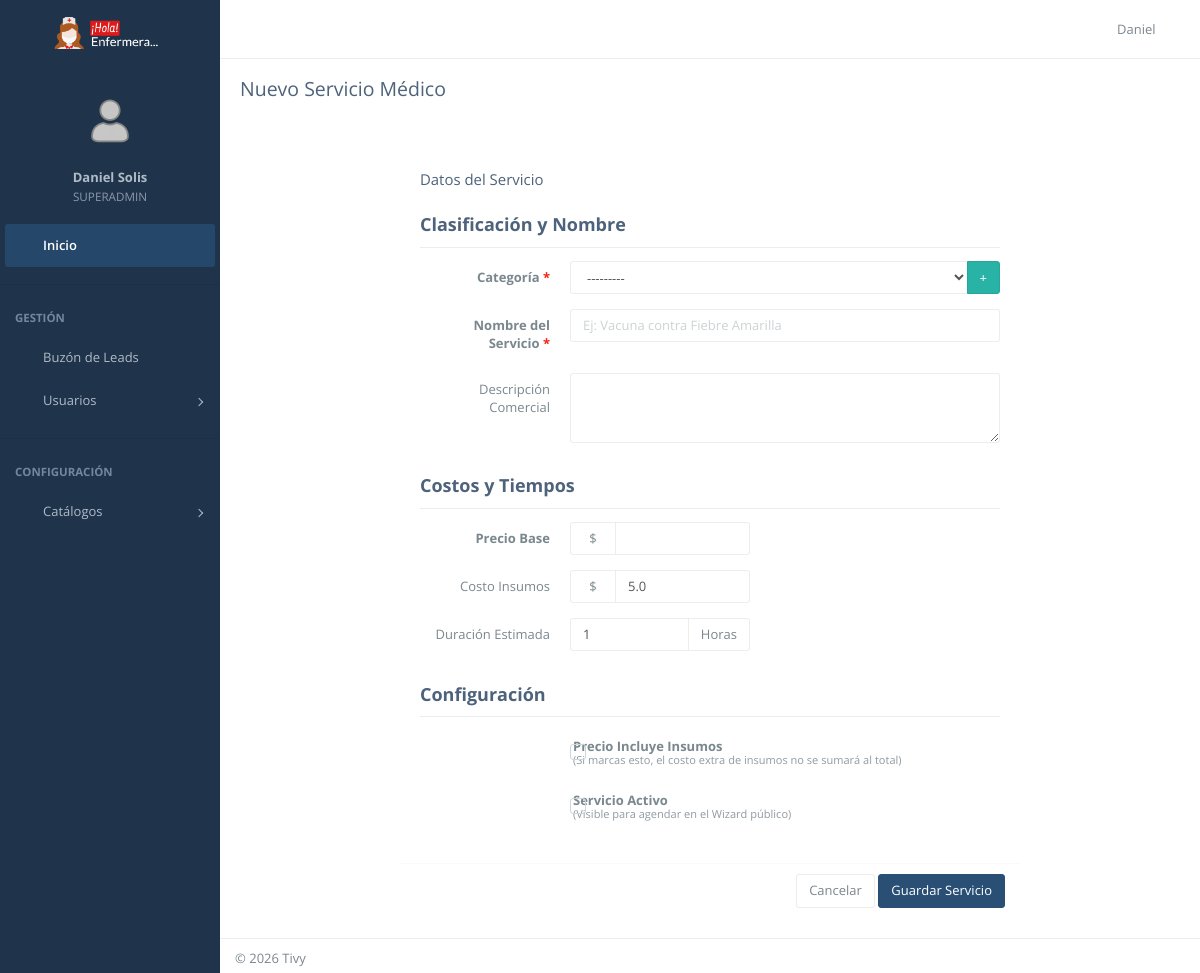
Page /dashboard/servicios/nuevo/ (signed in) on the committed database.
### CoreApps/users/models.py (models this page shows, shortened)
class User(AbstractUser):
    class Roles(models.TextChoices):
        CLIENTE = 'CLIENTE', _('Cliente')
        ENFERMERO = 'ENFERMERO', _('Enfermero')
        SUPERVISOR = 'SUPERVISOR', _('Supervisor')
        ADMINISTRADOR = 'ADMINISTRADOR', _('Administrador')
        SUPERADMIN = 'SUPERADMIN', _('Super Administrador')
    email = models.EmailField(_('Correo Electrónico'), unique=True)
    groups = models.ManyToManyField(
        Group,
        verbose_name=_('groups'),
        blank=True,
        help_text=_('The groups this user belongs to.'),
        related_name="custom_user_groups",  # Nombre único para evitar el choque
        related_query_name="user",
    )
    user_permissions = models.ManyToManyField(
        Permission,
        verbose_name=_('user permissions'),
        blank=True,
        help_text=_('Specific permissions for this user.'),
        related_name="custom_user_permissions", # Nombre único para evitar el choque
        related_query_name="user",
    )
    rol = models.CharField(
        max_length=20,
        choices=Roles.choices,
        default=Roles.CLIENTE,
        verbose_name=_('Rol en el sistema')
    )
    cedula = models.CharField(
        _('Cédula / RUC'),
        max_length=13,
        unique=True,
        blank=True,
        null=True
    )
    telefono = models.CharField(
        _('Teléfono Celular'),
        max_length=20,
        blank=True,
        null=True,
        help_text=_('Número principal para contacto')
    )
    foto = models.ImageField(upload_to='perfiles/fotos/', blank=True, null=True)
    USERNAME_FIELD = 'email'
    REQUIRED_FIELDS = ['username', 'first_name', 'last_name', 'cedula']
    class Meta:
        verbose_name = _('Usuario')
        verbose_name_plural = _('Usuarios')

### CoreApps/services/views.py (the view)
# urls.py: path('dashboard/servicios/nuevo/', ServiceCreateView.as_view(), name='admin_service_create'),
class ServiceCreateView(LoginRequiredMixin, AdminRequiredMixin, SuccessMessageMixin, CreateView):
    model = Service
    form_class = ServiceForm
    template_name = 'services/admin/service_form.html'
    success_url = reverse_lazy('admin_service_list')
    success_message = "Servicio creado correctamente"
    def get_context_data(self, **kwargs):
        context = super().get_context_data(**kwargs)
        context['titulo'] = 'Nuevo Servicio Médico'
        return context

### CoreApps/services/models.py (called while the page is built)
    def __str__(self):
        return self.nombre

### CoreApps/services/views.py (called while the page is built)
    def test_func(self):
        return self.request.user.is_authenticated and self.request.user.rol in ['ADMINISTRADOR', 'SUPERADMIN', 'SUPERVISOR']

### templates/services/admin/service_form.html (shortened to what this page needs)
{% extends 'layouts/dashboard_base.html' %}
{% load widget_tweaks %}
{% block page_title %}{{ titulo }}{% endblock %}
{% block content %}
<div class="row">
    <div class="col-lg-8 col-lg-offset-2">
        <div class="panel">
            <div class="panel-heading">
                <h3 class="panel-title">Datos del Servicio</h3>
            </div>
            <form method="post" class="form-horizontal">
                <div class="panel-body">
                    <h4 class="text-main text-bold mar-no">Clasificación y Nombre</h4>
                    <hr class="new-section-xs">
                    <div class="form-group">
                        <label class="col-sm-3 control-label text-bold">Categoría <span class="text-danger">*</span></label>
                        <div class="col-sm-9">
                            <div class="input-group">
                                {{ form.categoria }}
                                <span class="input-group-btn">
                                    <a href="{% url 'admin_category_create' %}" class="btn btn-mint" target="_blank" title="Crear nueva categoría">
                                        <i class="fa fa-plus"></i>
                                    </a>
                                </span>
                            </div>
                        </div>
                    </div>
                    <div class="form-group">
                        <label class="col-sm-3 control-label text-bold">Nombre del Servicio <span class="text-danger">*</span></label>
                        <div class="col-sm-9">{{ form.nombre }}</div>
                    </div>
                    <div class="form-group">
                        <label class="col-sm-3 control-label">Descripción Comercial</label>
                        <div class="col-sm-9">{{ form.descripcion }}</div>
                    </div>
                    <br>
                    <h4 class="text-main text-bold mar-no">Costos y Tiempos</h4>
                    <hr class="new-section-xs">
                    <div class="form-group">
                        <label class="col-sm-3 control-label text-bold">Precio Base</label>
                        <div class="col-sm-4">
                            <div class="input-group">
                                <span class="input-group-addon">$</span>
                                {{ form.precio_base }}
                            </div>
                        </div>
                    </div>
                    <div class="form-group">
                        <label class="col-sm-3 control-label">Costo Insumos</label>
                        <div class="col-sm-4">
                            <div class="input-group">
                                <span class="input-group-addon">$</span>
                                {{ form.precio_insumos }}
                            </div>
                        </div>
                    </div>
                    <div class="form-group">
                        <label class="col-sm-3 control-label">Duración Estimada</label>
                        <div class="col-sm-4">
                            <div class="input-group">
                                {{ form.duracion_horas }}
                                <span class="input-group-addon">Horas</span>
                            </div>
                        </div>
                    </div>
                    <br>
                    <h4 class="text-main text-bold mar-no">Configuración</h4>
                    <hr class="new-section-xs">
                    <div class="form-group">
                        <div class="col-sm-offset-3 col-sm-9">
                            <div class="checkbox pad-btm">
                                <label class="form-checkbox form-normal form-primary">
                                    {{ form.incluye_insumos_por_defecto }} <strong>Precio Incluye Insumos</strong>
                                    <br><small class="text-muted">(Si marcas esto, el costo extra de insumos no se sumará al total)</small>
                                </label>
                            </div>
                            <div class="checkbox">
                                <label class="form-checkbox form-normal form-success">
                                    {{ form.activo }} <strong>Servicio Activo</strong>
                                    <br><small class="text-muted">(Visible para agendar en el Wizard público)</small>
                                </label>
                            </div>
                        </div>
                    </div>
                </div>
                <div class="panel-footer text-right">
                    <a href="{% url 'admin_service_list' %}" class="btn btn-default">Cancelar</a>
                    <button type="submit" class="btn btn-primary">Guardar Servicio</button>
                </div>
            </form>
        </div>
    </div>
</div>
{% endblock %}

### templates/includes/dashboard/navbar.html (shortened to what this page needs)
{% load static %}
<header id="navbar">
    <div id="navbar-container" class="boxed">
        <div class="navbar-header">
            <a href="{% url 'dashboard' %}" class="navbar-brand">
                <div class="brand-custom-wrapper">
                    <img src="{% static 'img/logo-hola-enfermera2.png' %}"
                         alt="Hola Enfermera"
                         class="logo-image logo-lg">
                </div>
            </a>
        </div>
        <div class="navbar-content">
            <ul class="nav navbar-top-links pull-left">
                <li class="tgl-menu-btn">
                    <a class="mainnav-toggle" href="#">
                        <i class="demo-pli-list-view"></i>
                    </a>
                </li>
            </ul>
            <ul class="nav navbar-top-links pull-right">
                <li id="dropdown-user" class="dropdown">
                    <a href="#" data-toggle="dropdown" class="dropdown-toggle text-right">
                        <span class="ic-user pull-right">
                            <i class="demo-pli-male"></i>
                        </span>
                        <div class="username hidden-xs">{{ user.first_name }}</div>
                    </a>
                </li>
            </ul>
        </div>
    </div>
</header>

### templates/includes/dashboard/menu.html (shortened to what this page needs)
{% load static %}
<nav id="mainnav-container">
    <div id="mainnav">
        <div id="mainnav-menu-wrap">
            <div class="nano">
                <div class="nano-content">
                    <div id="mainnav-profile" class="mainnav-profile">
                        <div class="profile-wrap text-center">
                            <div class="pad-btm">
                                {% if user.foto %}
                                    <img class="img-circle img-md" src="{{ user.foto.url }}" alt="Foto">
                                {% else %}
                                    <img class="img-circle img-md" src="{% static 'img/profile-photos/user.png' %}" alt="Foto">
                                {% endif %}
                            </div>
                            <a href="#profile-nav" class="box-block" data-toggle="collapse" aria-expanded="false">
                                <p class="mnp-name">{{ user.get_full_name }}</p>
                                <span class="mnp-desc">{{ user.rol }}</span>
                            </a>
                        </div>
                    </div>
                    <ul id="mainnav-menu" class="list-group">
    <li class="active-link">
        <a href="{% url 'dashboard' %}">
            <i class="demo-pli-home"></i>
            <span class="menu-title">Inicio</span>
        </a>
    </li>
    {% if user.rol in 'ADMINISTRADOR,SUPERADMIN,SUPERVISOR' or user.is_superuser %}
        <li class="list-divider"></li>
        <li class="list-header">Gestión</li>
        <li>
            <a href="{% url 'admin_reminder_list' %}">
                <i class="demo-pli-mail"></i>
                <span class="menu-title">Buzón de Leads</span>
            </a>
        </li>
       <li>
            <a href="#">
                <i class="demo-pli-male-female"></i>
                <span class="menu-title">Usuarios</span>
                <i class="arrow"></i>
            </a>
        </li>
        <li class="list-divider"></li>
        <li class="list-header">Configuración</li>
        <li>
            <a href="#">
                <i class="demo-pli-gear"></i>
                <span class="menu-title">Catálogos</span>
                <i class="arrow"></i>
            </a>
        </li>
    {% endif %}
</ul>
                </div>
            </div>
        </div>
    </div>
</nav>

### static/css/dashboard.css (style rules this page uses)
body { margin: 0; padding: 0; min-height: 100vh; }
.navbar-brand img { height: 40px; }

### templates/includes/dashboard/navbar.html (style rules this page uses)
.brand-custom-wrapper { width: 100%; height: 100%; display: flex; align-items: center; justify-content: center; position: relative; }
.logo-image { max-height: 40px; width: auto; object-fit: contain; transition: all 0.3s ease; }
#container.mainnav-lg .logo-lg { display: block; }
.navbar-brand { padding: 0 !important; }

### rows in the picture
User: first_name "Daniel", get_full_name "Daniel Solis", rol "SUPERADMIN"

### other values in the picture
{{ titulo }} "Nuevo Servicio Médico"
